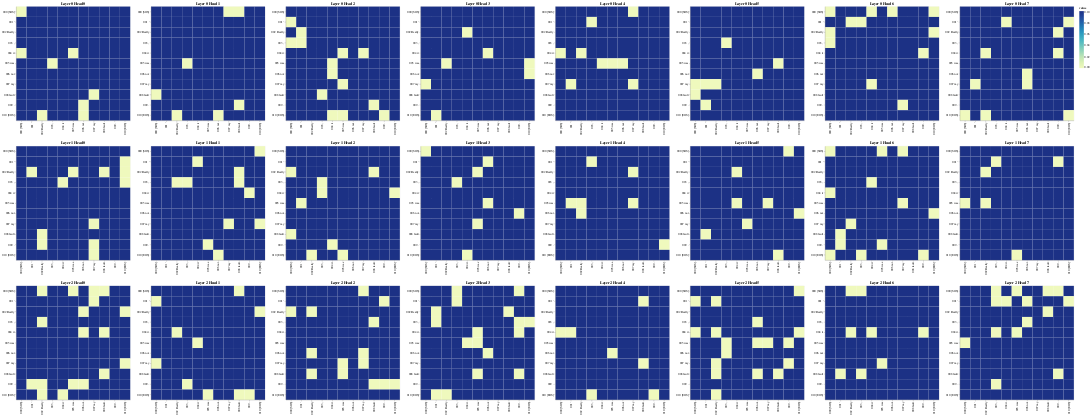

This figure's notebook cell:
### Code cell
layers = [0, 1, 2]
heads = [0, 1, 2, 3, 4, 5, 6, 7]

# Encoder Self-Attention
get_all_attention_maps(
    "encoder",
    layers,
    heads,
    encoder_input_tokens,
    encoder_input_tokens,
    min(20, sentence_len),
)
